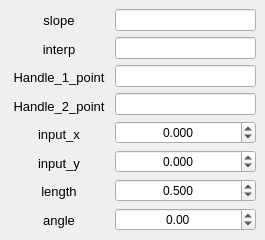
<?xml version="1.0" encoding="UTF-8"?>
<ui version="4.0">
 <class>MainWindow</class>
 <widget class="QMainWindow" name="MainWindow">
  <property name="geometry">
   <rect>
    <x>0</x>
    <y>0</y>
    <width>265</width>
    <height>224</height>
   </rect>
  </property>
  <property name="maximumSize">
   <size>
    <width>300</width>
    <height>230</height>
   </size>
  </property>
  <property name="windowTitle">
   <string>MainWindow</string>
  </property>
  <widget class="QWidget" name="centralwidget">
   <layout class="QGridLayout" name="gridLayout">
    <item row="0" column="0">
     <layout class="QHBoxLayout" name="horizontalLayout">
      <item>
       <layout class="QVBoxLayout" name="verticalLayout">
        <item>
         <widget class="QLabel" name="label">
          <property name="font">
           <font>
            <family>Yu Gothic UI</family>
            <pointsize>10</pointsize>
           </font>
          </property>
          <property name="text">
           <string>slope</string>
          </property>
          <property name="alignment">
           <set>Qt::AlignCenter</set>
          </property>
         </widget>
        </item>
        <item>
         <widget class="QLabel" name="label_2">
          <property name="font">
           <font>
            <family>Yu Gothic UI</family>
            <pointsize>10</pointsize>
           </font>
          </property>
          <property name="text">
           <string>interp</string>
          </property>
          <property name="alignment">
           <set>Qt::AlignCenter</set>
          </property>
         </widget>
        </item>
        <item>
         <widget class="QLabel" name="label_3">
          <property name="minimumSize">
           <size>
            <width>100</width>
            <height>0</height>
           </size>
          </property>
          <property name="maximumSize">
           <size>
            <width>150</width>
            <height>16777215</height>
           </size>
          </property>
          <property name="font">
           <font>
            <family>Yu Gothic UI</family>
            <pointsize>10</pointsize>
           </font>
          </property>
          <property name="text">
           <string>Handle_1_point</string>
          </property>
          <property name="alignment">
           <set>Qt::AlignCenter</set>
          </property>
         </widget>
        </item>
        <item>
         <widget class="QLabel" name="label_4">
          <property name="minimumSize">
           <size>
            <width>100</width>
            <height>0</height>
           </size>
          </property>
          <property name="maximumSize">
           <size>
            <width>150</width>
            <height>16777215</height>
           </size>
          </property>
          <property name="font">
           <font>
            <family>Yu Gothic UI</family>
            <pointsize>10</pointsize>
           </font>
          </property>
          <property name="text">
           <string>Handle_2_point</string>
          </property>
          <property name="alignment">
           <set>Qt::AlignCenter</set>
          </property>
         </widget>
        </item>
        <item>
         <widget class="QLabel" name="label_5">
          <property name="font">
           <font>
            <family>Yu Gothic UI</family>
            <pointsize>10</pointsize>
           </font>
          </property>
          <property name="text">
           <string>input_x</string>
          </property>
          <property name="alignment">
           <set>Qt::AlignCenter</set>
          </property>
         </widget>
        </item>
        <item>
         <widget class="QLabel" name="label_6">
          <property name="font">
           <font>
            <family>Yu Gothic UI</family>
            <pointsize>10</pointsize>
           </font>
          </property>
          <property name="text">
           <string>input_y</string>
          </property>
          <property name="alignment">
           <set>Qt::AlignCenter</set>
          </property>
         </widget>
        </item>
        <item>
         <widget class="QLabel" name="label_7">
          <property name="font">
           <font>
            <family>Yu Gothic UI</family>
            <pointsize>10</pointsize>
           </font>
          </property>
          <property name="text">
           <string>length</string>
          </property>
          <property name="alignment">
           <set>Qt::AlignCenter</set>
          </property>
         </widget>
        </item>
        <item>
         <widget class="QLabel" name="label_8">
          <property name="font">
           <font>
            <family>Yu Gothic UI</family>
            <pointsize>10</pointsize>
           </font>
          </property>
          <property name="text">
           <string>angle</string>
          </property>
          <property name="alignment">
           <set>Qt::AlignCenter</set>
          </property>
         </widget>
        </item>
       </layout>
      </item>
      <item>
       <layout class="QVBoxLayout" name="verticalLayout_2">
        <item>
         <widget class="QLineEdit" name="slope_lineEdit">
          <property name="minimumSize">
           <size>
            <width>135</width>
            <height>0</height>
           </size>
          </property>
          <property name="maximumSize">
           <size>
            <width>150</width>
            <height>16777215</height>
           </size>
          </property>
          <property name="alignment">
           <set>Qt::AlignCenter</set>
          </property>
          <property name="readOnly">
           <bool>true</bool>
          </property>
         </widget>
        </item>
        <item>
         <widget class="QLineEdit" name="interp_lineEdit">
          <property name="minimumSize">
           <size>
            <width>135</width>
            <height>0</height>
           </size>
          </property>
          <property name="maximumSize">
           <size>
            <width>150</width>
            <height>16777215</height>
           </size>
          </property>
          <property name="alignment">
           <set>Qt::AlignCenter</set>
          </property>
          <property name="readOnly">
           <bool>true</bool>
          </property>
         </widget>
        </item>
        <item>
         <widget class="QLineEdit" name="point1_lineEdit">
          <property name="minimumSize">
           <size>
            <width>135</width>
            <height>0</height>
           </size>
          </property>
          <property name="maximumSize">
           <size>
            <width>150</width>
            <height>16777215</height>
           </size>
          </property>
          <property name="alignment">
           <set>Qt::AlignCenter</set>
          </property>
          <property name="readOnly">
           <bool>true</bool>
          </property>
         </widget>
        </item>
        <item>
         <widget class="QLineEdit" name="point2_lineEdit">
          <property name="minimumSize">
           <size>
            <width>135</width>
            <height>0</height>
           </size>
          </property>
          <property name="maximumSize">
           <size>
            <width>150</width>
            <height>16777215</height>
           </size>
          </property>
          <property name="alignment">
           <set>Qt::AlignCenter</set>
          </property>
          <property name="readOnly">
           <bool>true</bool>
          </property>
         </widget>
        </item>
        <item>
         <widget class="QDoubleSpinBox" name="input_x_doubleSpinBox">
          <property name="alignment">
           <set>Qt::AlignCenter</set>
          </property>
          <property name="decimals">
           <number>3</number>
          </property>
          <property name="minimum">
           <double>-99.998999999999995</double>
          </property>
          <property name="maximum">
           <double>99.998999999999995</double>
          </property>
          <property name="singleStep">
           <double>0.005000000000000</double>
          </property>
         </widget>
        </item>
        <item>
         <widget class="QDoubleSpinBox" name="input_y_doubleSpinBox">
          <property name="alignment">
           <set>Qt::AlignCenter</set>
          </property>
          <property name="decimals">
           <number>3</number>
          </property>
          <property name="minimum">
           <double>-99.998999999999995</double>
          </property>
          <property name="maximum">
           <double>99.998999999999995</double>
          </property>
         </widget>
        </item>
        <item>
         <widget class="QDoubleSpinBox" name="length_doubleSpinBox">
          <property name="alignment">
           <set>Qt::AlignCenter</set>
          </property>
          <property name="decimals">
           <number>3</number>
          </property>
          <property name="maximum">
           <double>999.999000000000024</double>
          </property>
          <property name="singleStep">
           <double>0.100000000000000</double>
          </property>
          <property name="value">
           <double>0.500000000000000</double>
          </property>
         </widget>
        </item>
        <item>
         <widget class="QDoubleSpinBox" name="angle_doubleSpinBox">
          <property name="alignment">
           <set>Qt::AlignCenter</set>
          </property>
          <property name="minimum">
           <double>-180.000000000000000</double>
          </property>
          <property name="maximum">
           <double>180.000000000000000</double>
          </property>
          <property name="singleStep">
           <double>0.500000000000000</double>
          </property>
         </widget>
        </item>
       </layout>
      </item>
     </layout>
    </item>
   </layout>
  </widget>
 </widget>
 <resources/>
 <connections/>
</ui>
